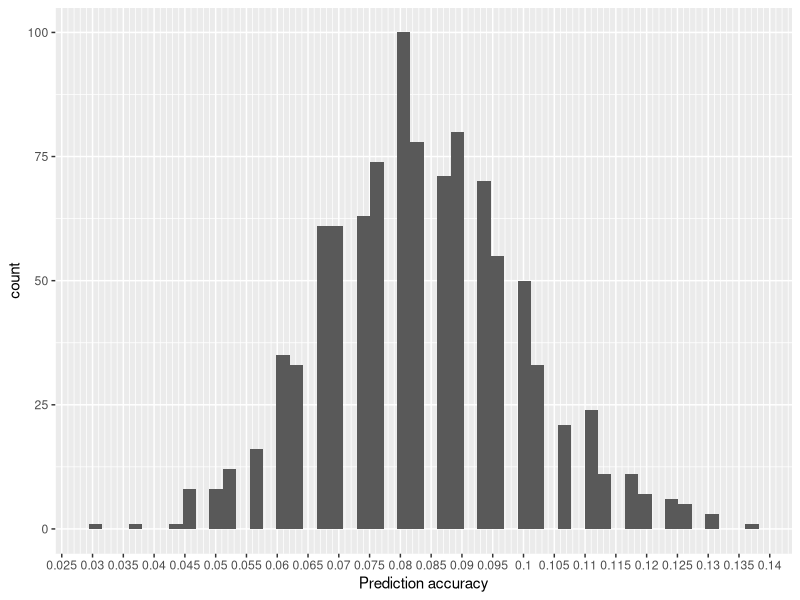

R code for this plot:
library(tidyverse)
zodiac <- c(1:12)
s <- sample(zodiac,300,T)
acc <- NULL
pred <- NULL
for (i in 1:1000) {
  for (n in 1:300)
    pred <-  c(pred, s[n] == sample(zodiac,1))
  acc <- c(acc, mean(pred))
  pred <- NULL}
cat ("expected acc = ", 1/12)
ggplot(data.frame(acc)) + geom_histogram(aes(acc), bins=50) + 
  scale_x_continuous("Prediction accuracy", seq(0,,0.005),seq(0,,0.001),,seq(0,,0.005))

quantile(acc, 0.99)
